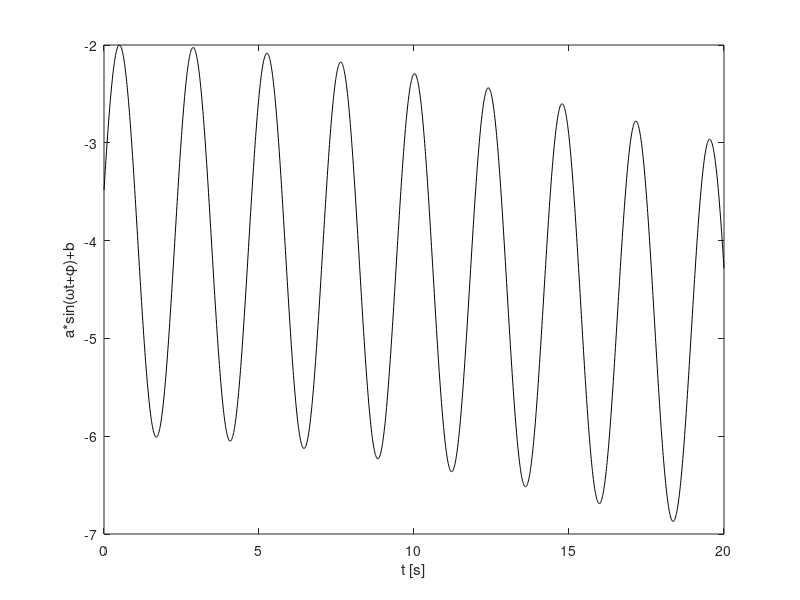

This chart was generated by the following MATLAB code: (Note: this script raises an error after producing the figure.)
real_frequency = .42;         % Hz
real_phase     = deg2rad(15); % radians
real_amplitude = 2;           % <scalar>
real_offset    = -5;          % <scalar>
real_carrier_freq = 0.0125;   % Hz

T_start        = 0;           % seconds
T_end          = 20;          % seconds
N_samples      = 2000;        % <number of samples>

% generate the time vector
time_vector = linspace(T_start, T_end, N_samples);
 
% generate the data vector
real_omega = 2*pi*real_frequency;
real_data = real_amplitude*sin(real_omega*time_vector+real_phase) + real_offset + cos(2*pi*real_carrier_freq*time_vector);

% generate the output buffers
observed_data = nan(size(real_data));
estimated_output = nan(size(real_data));
estimated_state = nan(4, numel(real_data));

% plot the real data
close all;
plot(time_vector, real_data, 'k');
xlabel('t [s]');
ylabel('a*sin(\omegat+\phi)+b');

% "it it is easier to approximate
%  a probability distribution than it is to approximate
%  an arbitrary nonlinear function or transformation"
% J. K. Uhlmann, �Simultaneous map building and localization for
% real time applications,� transfer thesis, Univ. Oxford, Oxford, U.K.,
% 1994.

% set initial state estimate
x = [1;  % frequency [Hz]
     0;  % phase [rad]
     1;  % amplitude [<scalar>]
     0]; % offset [<scalar>]
 
% set initial state covariance
P = 100*diag(ones(size(x)));
 
% define additive state covariance prediction noise
R = 1 * ...
    [1 0 0    0;      % frequency
     0 1 0    0;      % phase
     0 0 .01  0;      % amplitude
     0 0 0    0.01];  % offset

% define additive measurement covariance prediction noise
z_sigma = 0.05;
Q = ones(size(1))*z_sigma;

% simulate
h = waitbar(0, 'Simulating ...');
for i=1:N_samples;
   
    % obtain current time
    t = time_vector(i);
        
    % define the nonlinear state transition function
    state_transition_fun = @(x) x;

    % define the nonlinear observation function
    % note this is time dependent
    observation_fun = @(x) x(3)*sin(2*pi*x(1)*t+x(2))+x(4);
   
    % time update - propagate state
    [x_prior, P_prior, X, Xwm, Xwc] = unscented(state_transition_fun, ...
                                                x, P, ...
                                                'n_out', 4);
                                            
    % add prediction noise
    P_prior = P_prior + R;
        
    % predict observations using the a-priori state
    % Note that the weights calculated by this function are the very
    % same as calculated above since we're still operating on 
    % the state vector (i.e. dimensionality didn't change).
    [z_estimate, S_estimate, Z] = unscented(observation_fun, ...
                                            x_prior, P_prior, ...
                                            'n_out', 1);
    
    if mod(i,floor(10*rand(1))) ~= 0
        % pass variables around
        estimated_output(i) = z_estimate;
        x = x_prior;
        P = P_prior;
    else
        % add measurement noise Q to S_estimate
        S_estimate = S_estimate + Q;

        % calculate state-observation cross-covariance
        Pxy = zeros(numel(x), numel(z_estimate));
        for j=1:numel(Xwc)
            Pxy = Pxy + Xwc(j)*(X(:,j)-x_prior)*(Z(:,j)-z_estimate)';
        end

        % calculate Kalman gain
        K = Pxy/S_estimate; % note the inversion of S!

        % obtain observation
        z_error = z_sigma*randn(1);
        z = real_data(i) + z_error;

        % measurement update
        x_posterior = x_prior + K*(z - z_estimate);
        P_posterior = P_prior - K*S_estimate*K';

        % pass variables around
        estimated_output(i) = observation_fun(x_posterior);
        observed_data(i) = z;
        x = x_posterior;
        P = P_posterior;
    end

    % store estimated state
    estimated_state(:,i) = x;
    
    % update the progress bar
    waitbar(i / N_samples, h);
    
end

% remove the progress bar
delete(h); 

% plot the estimated data
hold all;
valid = ~isnan(estimated_output);
plot(time_vector(valid), estimated_output(valid), 'r', 'LineWidth', 1);
plot(time_vector(valid), observed_data(valid), 'm+');

% plot the state estimate
figure;
subplot(4,1,1);
plot(time_vector, ones(1,N_samples)*real_frequency, 'k'); hold on;
plot(time_vector, estimated_state(1,:), 'r');
xlabel('t [s]');
ylabel('f [Hz]');

subplot(4,1,2);
plot(time_vector, ones(1,N_samples)*real_phase, 'k'); hold on;
plot(time_vector, estimated_state(2,:), 'r');
xlabel('t [s]');
ylabel('\phi [rad]');

subplot(4,1,3);
plot(time_vector, ones(1,N_samples)*real_amplitude, 'k'); hold on;
plot(time_vector, estimated_state(3,:), 'r');
xlabel('t [s]');
ylabel('amplitude');

subplot(4,1,4);
plot(time_vector, real_offset + cos(2*pi*real_carrier_freq*time_vector), 'k'); hold on;
plot(time_vector, estimated_state(4,:), 'r');
xlabel('t [s]');
ylabel('offset');
